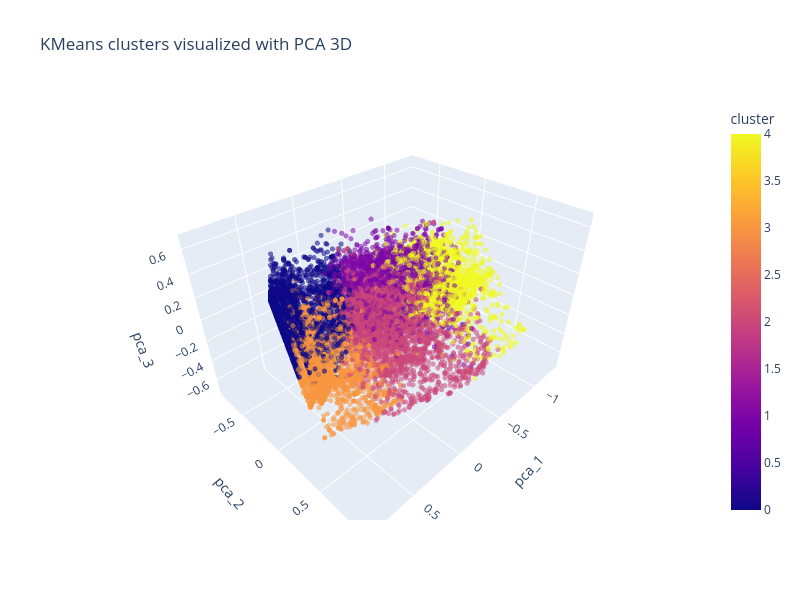

Here is the notebook cell this chart was saved with:
### Code cell
fig = px.scatter_3d(
    pca_3d_df,
    x="pca_1",
    y="pca_2",
    z="pca_3",
    color="cluster",
    hover_data=["ticker", "company_name", "fiscal_year"],
    title="KMeans clusters visualized with PCA 3D",
    opacity=0.55,
)

fig.update_traces(marker=dict(size=3))

fig.update_layout(
    width=800,
    height=600,
)

fig.show()

### Figure 1 — Plotly figure (JSON) as saved in the notebook; plotly's stock layout.template omitted (floating-point values rounded to 4 significant figures; data arrays with more than 128 entries replaced by an {"elided": "..."} marker saying what was removed)
{"data": [{"customdata": {"elided": "12174x3 mixed values"}, "hovertemplate": "pca_1=%{x}<br>pca_2=%{y}<br>pca_3=%{z}<br>ticker=%{customdata[0]}<br>company_name=%{customdata[1]}<br>fiscal_year=%{customdata[2]}<br>cluster=%{marker.color}<extra></extra>", "legendgroup": "", "marker": {"color": {"elided": "12174 int values"}, "coloraxis": "coloraxis", "opacity": 0.55, "size": 3, "symbol": "circle"}, "mode": "markers", "name": "", "scene": "scene", "showlegend": false, "type": "scatter3d", "x": {"elided": "12174 float values"}, "y": {"elided": "12174 float values"}, "z": {"elided": "12174 float values"}}], "layout": {"coloraxis": {"colorbar": {"title": {"text": "cluster"}}, "colorscale": [[0, "#0d0887"], [0.1111, "#46039f"], [0.2222, "#7201a8"], [0.3333, "#9c179e"], [0.4444, "#bd3786"], [0.5556, "#d8576b"], [0.6667, "#ed7953"], [0.7778, "#fb9f3a"], [0.8889, "#fdca26"], [1, "#f0f921"]]}, "height": 600, "legend": {"tracegroupgap": 0}, "scene": {"domain": {"x": [0, 1], "y": [0, 1]}, "xaxis": {"title": {"text": "pca_1"}}, "yaxis": {"title": {"text": "pca_2"}}, "zaxis": {"title": {"text": "pca_3"}}}, "title": {"text": "KMeans clusters visualized with PCA 3D"}, "width": 800}}
